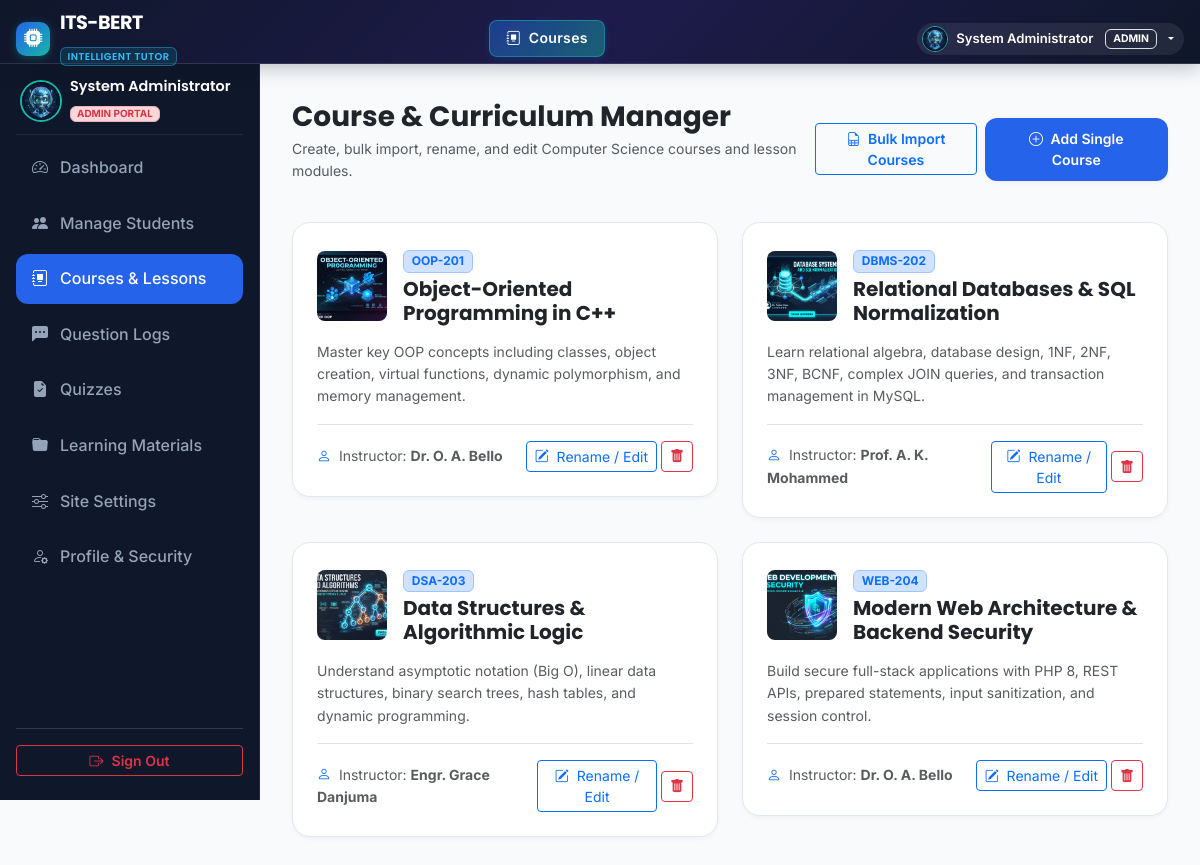
The page /admin/courses.php (signed in) on the database its author committed.
### tables this page shows
CREATE TABLE `users` (
  `id` INT AUTO_INCREMENT PRIMARY KEY,
  `name` VARCHAR(100) NOT NULL,
  `email` VARCHAR(120) NOT NULL UNIQUE,
  `password` VARCHAR(255) NOT NULL,
  `role` ENUM('student', 'admin') NOT NULL DEFAULT 'student',
  `avatar` VARCHAR(255) DEFAULT NULL,
  `created_at` DATETIME DEFAULT CURRENT_TIMESTAMP
);

CREATE TABLE `courses` (
  `id` INT AUTO_INCREMENT PRIMARY KEY,
  `subject_id` INT DEFAULT NULL,
  `title` VARCHAR(150) NOT NULL,
  `code` VARCHAR(30) NOT NULL UNIQUE,
  `description` TEXT NOT NULL,
  `category` VARCHAR(50) NOT NULL DEFAULT 'Computer Science',
  `image` VARCHAR(255) DEFAULT 'course_oop.jpg',
  `instructor` VARCHAR(100) DEFAULT 'Dr. O. A. Bello',
  `total_lessons` INT DEFAULT 5,
  `created_at` DATETIME DEFAULT CURRENT_TIMESTAMP,
  FOREIGN KEY (`subject_id`) REFERENCES `subjects`(`id`) ON DELETE SET NULL
);

### config/auth.php (called while the page is built, shortened)
<?php
function is_logged_in() {
    return isset($_SESSION['user_id']) && !empty($_SESSION['user_id']);
}
function get_logged_user() {
    global $pdo;
    $userId = $_SESSION['user_id'];
    if (isset($pdo)) {
        try {
            $stmt = $pdo->prepare("SELECT u.*, s.id as student_id, s.student_id_code, a.id as admin_id FROM users u LEFT JOIN students s ON u.id = s.user_id LEFT JOIN admins a ON u.id = a.user_id WHERE u.id = ?");
            $stmt->execute([$userId]);
            $user = $stmt->fetch();
            if ($user) {
                return [
                    'id' => $user['id'],
                    'name' => $user['name'],
                    'email' => $user['email'],
                    'role' => $user['role'],
                    'avatar' => $user['avatar'] ?? null,
                    'student_id' => $user['student_id'] ?? null,
                    'student_code' => $user['student_id_code'] ?? null,
                    'admin_id' => $user['admin_id'] ?? null
                ];
            }
        } catch (Exception $e) {
        }
    }
    return [
        'id' => $_SESSION['user_id'],
        'name' => $_SESSION['user_name'] ?? $_SESSION['name'] ?? 'User',
        'email' => $_SESSION['user_email'] ?? $_SESSION['email'] ?? '',
        'role' => $_SESSION['user_role'] ?? $_SESSION['role'] ?? 'student',
        'avatar' => $_SESSION['user_avatar'] ?? null,
        'student_id' => $_SESSION['student_id'] ?? null,
        'student_code' => $_SESSION['student_code'] ?? null,
        'admin_id' => $_SESSION['admin_id'] ?? null
    ];
}

### config/settings_helper.php (called while the page is built, shortened)
<?php
function get_site_settings() {
    $file = __DIR__ . '/site_settings.json';
    $default = [
        'site_name' => 'ITS-BERT',
        'site_subtitle' => 'INTELLIGENT TUTOR',
        'site_tagline' => 'Learn Smarter with AI-Powered Tutoring',
        'hero_badge' => 'BERT NLP Transformer System',
        'hero_title' => 'Learn Smarter with AI-Powered Tutoring',
        'hero_subtitle' => 'An intelligent tutoring system powered by advanced Natural Language Processing to provide personalized learning assistance, instant answers, interactive quizzes, and progress tracking.',
        'logo_icon' => 'bi-cpu-fill',
        'logo_image' => '',
        'hero_bg_image' => 'hero_learning_bg.jpg',
        'footer_text' => 'ITS-BERT is an AI-driven Intelligent Tutoring System designed for Computer Science education.',
        'contact_email' => 'support@itsbert.edu.ng'
    ];
    if (file_exists($file)) {
        $content = file_get_contents($file);
        $data = json_decode($content, true);
        if (is_array($data)) {
            return array_merge($default, $data);
        }
    }
    return $default;
}

### admin/courses.php (the view, shortened to what this page needs)
<?php
require_once __DIR__ . '/../config/db.php';
require_once __DIR__ . '/../config/auth.php';
$courses = $pdo->query("
  SELECT c.*, COUNT(l.id) as lesson_count
  FROM courses c
  LEFT JOIN lessons l ON c.id = l.course_id
  GROUP BY c.id
  ORDER BY c.created_at ASC
")->fetchAll();
require_once __DIR__ . '/../includes/header.php';
require_once __DIR__ . '/../includes/navbar.php';
?>
<div class="dashboard-layout">
  <?php require_once __DIR__ . '/../includes/admin_sidebar.php'; ?>
  <main class="dash-main">
    <div class="container-fluid p-0">
      <div class="d-flex flex-column flex-md-row justify-content-between align-items-md-center mb-4">
        <div>
          <h3 class="fw-bold font-heading text-dark mb-1">Course & Curriculum Manager</h3>
          <p class="text-muted small">Create, bulk import, rename, and edit Computer Science courses and lesson modules.</p>
        </div>
        <div class="d-flex align-items-center gap-2 mt-3 mt-md-0">
          <button class="btn btn-outline-primary btn-sm fw-semibold" data-bs-toggle="modal" data-bs-target="#bulkCourseModal">
            <i class="bi bi-file-earmark-spreadsheet me-1"></i> Bulk Import Courses
          </button>
          <button class="btn btn-primary-custom btn-sm" data-bs-toggle="modal" data-bs-target="#addCourseModal">
            <i class="bi bi-plus-circle me-1"></i> Add Single Course
          </button>
        </div>
      </div>
      <div class="row g-4">
        <?php foreach ($courses as $c): ?>
          <div class="col-lg-6">
            <div class="card-custom p-4 bg-white">
              <div class="d-flex align-items-center gap-3 mb-3">
                <img src="../assets/images/<?php echo htmlspecialchars($c['image']); ?>" class="rounded-3" width="70" height="70" style="object-fit: cover;">
                <div>
                  <span class="badge bg-primary-subtle text-primary border border-primary-subtle mb-1"><?php echo htmlspecialchars($c['code']); ?></span>
                  <h5 class="fw-bold font-heading text-dark mb-0"><?php echo htmlspecialchars($c['title']); ?></h5>
                </div>
              </div>
              <p class="text-muted small mb-3"><?php echo htmlspecialchars($c['description']); ?></p>
              <div class="d-flex align-items-center justify-content-between pt-3 border-top small text-muted">
                <span><i class="bi bi-person text-primary me-1"></i> Instructor: <strong><?php echo htmlspecialchars($c['instructor']); ?></strong></span>
                <div class="d-flex align-items-center gap-1">
                  <button type="button" class="btn btn-sm btn-outline-primary py-1 px-2 edit-course-btn"
                          data-id="<?php echo $c['id']; ?>"
                          data-title="<?php echo htmlspecialchars($c['title']); ?>"
                          data-code="<?php echo htmlspecialchars($c['code']); ?>"
                          data-category="<?php echo htmlspecialchars($c['category']); ?>"
                          data-instructor="<?php echo htmlspecialchars($c['instructor']); ?>"
                          data-description="<?php echo htmlspecialchars($c['description']); ?>"
                          data-bs-toggle="modal" data-bs-target="#editCourseModal">
                    <i class="bi bi-pencil-square me-1"></i> Rename / Edit
                  </button>
                  <a href="courses.php?action=delete&id=<?php echo $c['id']; ?>" onclick="return confirm('Are you sure you want to delete this course?');" class="btn btn-sm btn-outline-danger py-1 px-2" title="Delete Course">
                    <i class="bi bi-trash-fill"></i>
                  </a>
                </div>
              </div>
            </div>
          </div>
        <?php endforeach; ?>
      </div>
    </div>
  </main>
</div>
<?php require_once __DIR__ . '/../includes/portal_footer.php'; ?>

### includes/navbar.php (shortened to what this page needs)
<?php
require_once __DIR__ . '/../config/auth.php';
require_once __DIR__ . '/../config/settings_helper.php';
$site_settings = get_site_settings();
$user = get_logged_user();
$is_admin_dir = (strpos($_SERVER['SCRIPT_NAME'], '/admin/') !== false);
$base_path = $is_admin_dir ? '../' : '';
$currentPage = basename($_SERVER['PHP_SELF']);
$page_display_name = 'Home';
$page_display_icon = 'bi-house-door-fill';
if ($is_admin_dir) {
    switch ($currentPage) {
        case 'courses.php':
            $page_display_name = 'Courses';
            $page_display_icon = 'bi-journal-album';
            break;
    }
}
?>
<header class="portal-header">
  <div class="container-fluid px-3">
    <div class="d-flex align-items-center justify-content-between">
      <?php if ($user): ?>
        <div class="portal-brand">
          <?php if (!empty($site_settings['logo_image'])): ?>
            <img src="<?php echo $base_path; ?>assets/images/<?php echo htmlspecialchars($site_settings['logo_image']); ?>" height="34" class="rounded me-2" alt="Logo">
          <?php else: ?>
            <div class="portal-brand-icon">
              <i class="bi <?php echo htmlspecialchars($site_settings['logo_icon'] ?? 'bi-cpu-fill'); ?>"></i>
            </div>
          <?php endif; ?>
          <div>
            <span class="d-block leading-none fw-bold text-truncate" style="max-width: 140px;"><?php echo htmlspecialchars($site_settings['site_name']); ?></span>
            <span class="badge d-none d-md-inline-block fw-semibold" style="font-size: 0.62rem; letter-spacing: 0.5px; color: #38bdf8; background: rgba(14, 116, 144, 0.25); border: 1px solid rgba(56, 189, 248, 0.4);"><?php echo htmlspecialchars($site_settings['site_subtitle']); ?></span>
          </div>
        </div>
      <?php endif; ?>
      <?php if ($currentPage === 'index.php'): ?>
        <div class="d-none d-lg-flex align-items-center gap-1">
          <a href="<?php echo $base_path; ?>index.php" class="portal-nav-link active"><i class="bi bi-house-door-fill"></i> Home</a>
          <a href="#features" class="portal-nav-link"><i class="bi bi-star-fill"></i> Features</a>
          <a href="#courses" class="portal-nav-link"><i class="bi bi-journal-bookmark-fill"></i> Courses</a>
          <a href="#about" class="portal-nav-link"><i class="bi bi-info-circle-fill"></i> About</a>
          <?php if ($user): ?>
            <a href="<?php echo ($user['role'] === 'admin') ? $base_path . 'admin/index.php' : $base_path . 'dashboard.php'; ?>" class="portal-nav-link"><i class="bi bi-speedometer2"></i> Portal Dashboard</a>
          <?php else: ?>
            <a href="<?php echo $base_path; ?>ai_tutor.php" class="portal-nav-link"><i class="bi bi-robot"></i> Ask BERT</a>
          <?php endif; ?>
        </div>
      <?php else: ?>
        <div class="portal-selected-page d-flex align-items-center">
          <span class="portal-page-badge">
            <i class="bi <?php echo $page_display_icon; ?>"></i> <?php echo htmlspecialchars($page_display_name); ?>
          </span>
        </div>
      <?php endif; ?>
      <div class="d-flex align-items-center gap-2">
        <?php if ($user): ?>
          <?php
            $userAvatar = !empty($user['avatar']) ? $base_path . 'assets/images/' . htmlspecialchars($user['avatar']) : ($base_path . 'assets/images/' . (($user['role'] ?? '') === 'admin' ? 'ai_tutor_avatar.jpg' : 'student_avatar.jpg'));
          ?>
          <div class="dropdown">
            <button class="portal-user-pill border-0 dropdown-toggle" type="button" data-bs-toggle="dropdown" aria-expanded="false">
              <img src="<?php echo $userAvatar; ?>" class="portal-user-avatar" alt="Avatar">
              <span class="d-none d-sm-inline"><?php echo htmlspecialchars($user['name']); ?></span>
              <span class="badge bg-accent-subtle text-accent ms-1 border border-accent-subtle" style="font-size: 0.65rem;"><?php echo strtoupper($user['role'] ?? 'STUDENT'); ?></span>
            </button>
          </div>
        <?php endif; ?>
      </div>
    </div>
  </div>
</header>

### includes/admin_sidebar.php
<?php
$currentPage = basename($_SERVER['PHP_SELF']);
$adminUser = get_logged_user();
$adminAvatar = !empty($adminUser['avatar']) ? '../assets/images/' . htmlspecialchars($adminUser['avatar']) : '../assets/images/ai_tutor_avatar.jpg';
?>
<aside class="dash-sidebar" style="width: 260px;">
  <div>
    <div class="dash-sidebar-header">
      <div class="d-flex align-items-center gap-2 px-1">
        <img src="<?php echo $adminAvatar; ?>" alt="Admin Avatar" class="rounded-circle flex-shrink-0" width="42" height="42" style="object-fit: cover; border: 2px solid var(--accent-color);">
        <div style="min-width: 0;">
          <h6 class="text-white mb-1 font-heading text-truncate" style="font-size: 0.9rem; line-height: 1.2;"><?php echo htmlspecialchars($adminUser['name'] ?? 'System Admin'); ?></h6>
          <span class="badge bg-danger-subtle text-danger border border-danger-subtle d-inline-block" style="font-size: 0.62rem; padding: 2px 6px;">ADMIN PORTAL</span>
        </div>
      </div>
    </div>
    <ul class="dash-menu">
      <li>
        <a href="index.php" class="<?php echo ($currentPage == 'index.php') ? 'active' : ''; ?>">
          <i class="bi bi-speedometer2"></i> Dashboard
        </a>
      </li>
      <li>
        <a href="students.php" class="<?php echo ($currentPage == 'students.php') ? 'active' : ''; ?>">
          <i class="bi bi-people-fill"></i> Manage Students
        </a>
      </li>
      <li>
        <a href="courses.php" class="<?php echo ($currentPage == 'courses.php') ? 'active' : ''; ?>">
          <i class="bi bi-journal-album"></i> Courses & Lessons
        </a>
      </li>
      <li>
        <a href="questions.php" class="<?php echo ($currentPage == 'questions.php') ? 'active' : ''; ?>">
          <i class="bi bi-chat-left-dots-fill"></i> Question Logs
        </a>
      </li>
      <li>
        <a href="quizzes.php" class="<?php echo ($currentPage == 'quizzes.php') ? 'active' : ''; ?>">
          <i class="bi bi-file-earmark-check-fill"></i> Quizzes
        </a>
      </li>
      <li>
        <a href="materials.php" class="<?php echo ($currentPage == 'materials.php') ? 'active' : ''; ?>">
          <i class="bi bi-folder-fill"></i> Learning Materials
        </a>
      </li>
      <li>
        <a href="settings.php" class="<?php echo ($currentPage == 'settings.php') ? 'active' : ''; ?>">
          <i class="bi bi-sliders"></i> Site Settings
        </a>
      </li>
      <li>
        <a href="profile.php" class="<?php echo ($currentPage == 'profile.php') ? 'active' : ''; ?>">
          <i class="bi bi-person-gear"></i> Profile & Security
        </a>
      </li>
    </ul>
  </div>
  <div class="dash-sidebar-bottom">
    <a href="../logout.php" class="btn btn-outline-danger btn-sm w-100 d-flex align-items-center justify-content-center gap-2 fw-semibold">
      <i class="bi bi-box-arrow-right"></i> Sign Out
    </a>
  </div>
</aside>

### rows shown on the page
courses: image (picture), code "OOP-201", title "Object-Oriented Programming in C++", description "Master key OOP concepts including classes, object creation, virtual functions, dynamic polymorphism, and memory management.", instructor "Dr. O. A. Bello"
courses: image (picture), code "DBMS-202", title "Relational Databases & SQL Normalization", description "Learn relational algebra, database design, 1NF, 2NF, 3NF, BCNF, complex JOIN queries, and transaction management in MySQL.", instructor "Prof. A. K. Mohammed"
courses: image (picture), code "DSA-203", title "Data Structures & Algorithmic Logic", description "Understand asymptotic notation (Big O), linear data structures, binary search trees, hash tables, and dynamic programming.", instructor "Engr. Grace Danjuma"
courses: image (picture), code "WEB-204", title "Modern Web Architecture & Backend Security", description "Build secure full-stack applications with PHP 8, REST APIs, prepared statements, input sanitization, and session control.", instructor "Dr. O. A. Bello"

### other values the page prints
$site_settings['site_name'] "ITS-BERT"
$site_settings['site_subtitle'] "INTELLIGENT TUTOR"
$page_display_name "Courses"
$user['name'] "System Administrator"
$user['role'] "ADMIN"
$adminUser['name'] "System Administrator"
